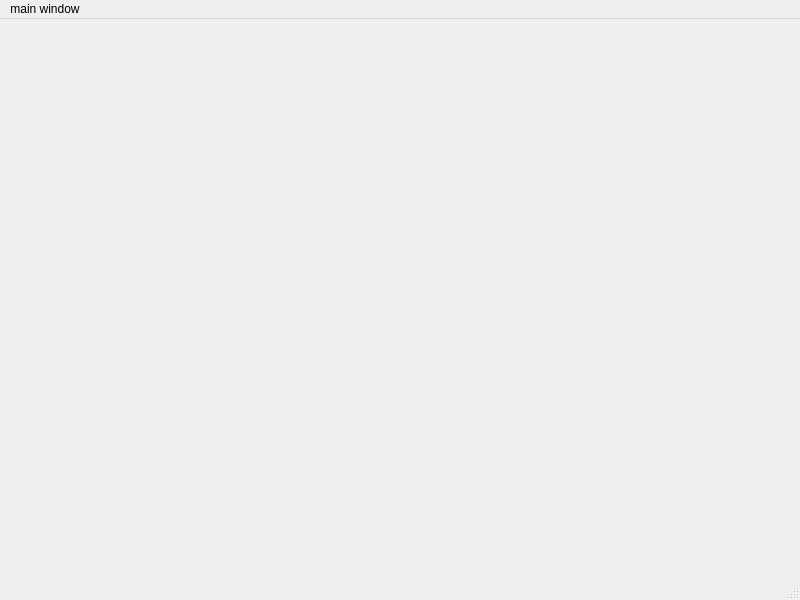
<?xml version="1.0" encoding="UTF-8"?>
<ui version="4.0">
 <class>MainWindow</class>
 <widget class="QMainWindow" name="MainWindow">
  <property name="geometry">
   <rect>
    <x>0</x>
    <y>0</y>
    <width>800</width>
    <height>600</height>
   </rect>
  </property>
  <property name="windowTitle">
   <string>MainWindow</string>
  </property>
  <widget class="QWidget" name="centralwidget"/>
  <widget class="QMenuBar" name="menubar">
   <property name="geometry">
    <rect>
     <x>0</x>
     <y>0</y>
     <width>800</width>
     <height>21</height>
    </rect>
   </property>
   <widget class="QMenu" name="menumain_window">
    <property name="title">
     <string>main window</string>
    </property>
   </widget>
   <addaction name="menumain_window"/>
  </widget>
  <widget class="QStatusBar" name="statusbar"/>
 </widget>
 <resources/>
 <connections/>
</ui>
